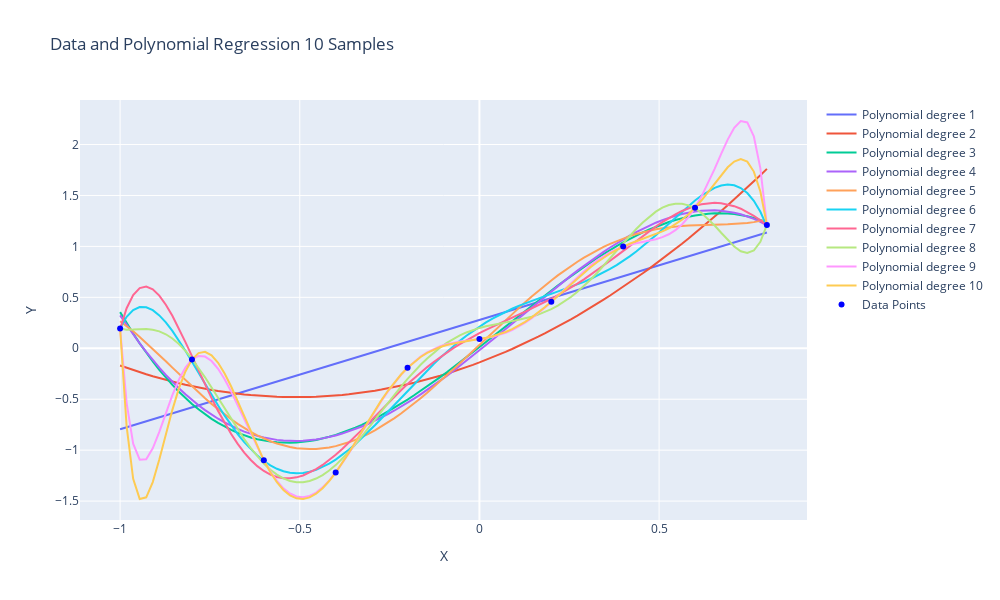

This figure's notebook cell:
### Markdown cell above
### Noisy

### Code cell
# sin noisy 10 sample
print("sin noisy 10 sample")
df = pd.read_csv("data/sin experiment/sin_noisy_10sample.csv")

w_list = []
for degree in range(1, MAX_DEGREE+1):
    w = np.polyfit(df["x"], df["noisy_y"], degree)
    w_list.append(w)
    RMSE = CalculateMSE_poly(df["x"], df["noisy_y"], w)**(1/2)
    print(f'Degree = {degree} | RMSE = {RMSE:.4f}')
model_plot(df["x"],df["noisy_y"],w_list)
